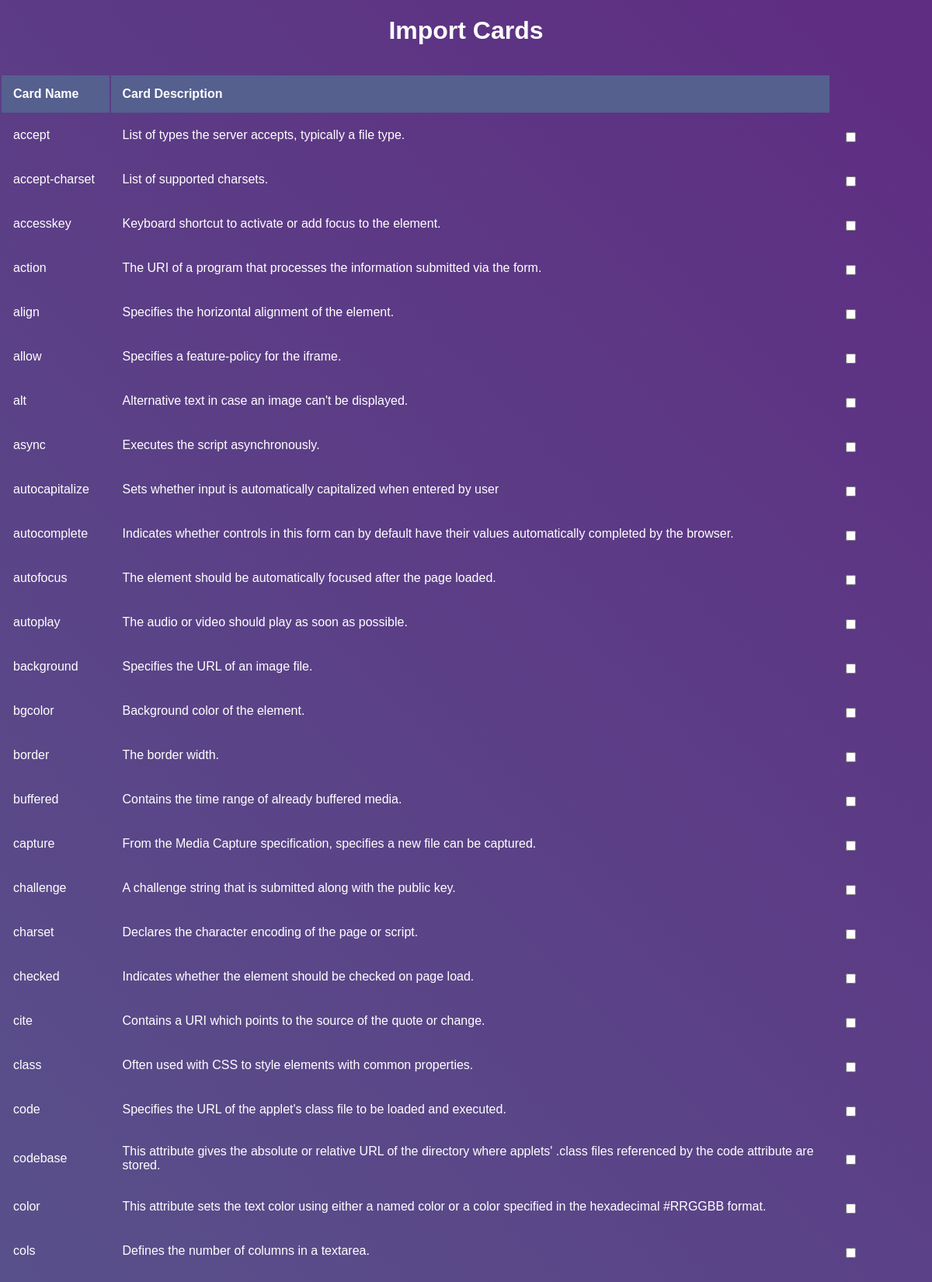
Screenshot of /aaaaa/importcards (upper part) with the database file from the repository.
### Final Project Mad/code/main.py (models this page shows)
class HTML(db.Model):
    __tablename__='HTML'
    s_no=db.Column(db.Integer,autoincrement=True,primary_key=True)
    name =db.Column(db.String)
    description=db.Column(db.String)

### Final Project Mad/code/main.py (the view, shortened to what this page needs)
@app.route('/<string:username>/importcards',methods=['GET','POST'])
def importcards(username):
    user=db.session.query(User).filter(User.username==username).first()
    cards=db.session.query(HTML).all()
    if request.method=='GET':
        return render_template('importcards.html',user=user,cards=cards)

### Final Project Mad/code/templates/importcards.html (shortened to what this page needs)
{% extends "base.html" %}
{% block stylesheet %}
<link rel='stylesheet' href='/static/dashboard.css'>
{% endblock%}
{% block body %}
<h1> Import Cards</h1>
<div >
<table >
<form action="/{{user['username']}}/importcards", method="POST" >
            <tr>
                <th>Card Name</th>
                <th>Card Description</th>
            </tr>
        {% for i in cards %}
            <tr>
                <td>{{i['name']}}</td>
                <td>{{i['description']}}</td>
                <td><input type="checkbox" name="cardlist" value="{{i['s_no']}}"/></td>
            </tr>
        {% endfor %}
</form>
</table>
</div>
{% endblock%}

### Final Project Mad/code/static/dashboard.css (style rules this page uses)
html, body { height: 100%; }
body { margin: 0; font-family: sans-serif; font-weight: 100; background: linear-gradient(45deg, #49a09d, #5f2c82); background-attachment: fixed; }
th, td { padding: 15px; color:white; }
th { text-align: left; background-color: #55608f; }
h1 { padding-bottom: 15px; text-align: center; color:white }
input { border: none; background: transparent; border-radius: 3px; padding: 0 10px; margin-top: 8px; font-size: 14px; font-weight: 300; color:white ; }
::placeholder { color: #e5e5e5; }
table { table-layout: fixed; overflow:auto; }

### rows the page displays
HTML: name "accept", description "List of types the server accepts, typically a file type."
HTML: name "accept-charset", description "List of supported charsets."
HTML: name "accesskey", description "Keyboard shortcut to activate or add focus to the element."
HTML: name "action", description "The URI of a program that processes the information submitted via the form."
HTML: name "align", description "Specifies the horizontal alignment of the element."
HTML: name "allow", description "Specifies a feature-policy for the iframe."
HTML: name "alt", description "Alternative text in case an image can't be displayed."
HTML: name "async", description "Executes the script asynchronously."
HTML: name "autocapitalize", description "Sets whether input is automatically capitalized when entered by user"
HTML: name "autocomplete", description "Indicates whether controls in this form can by default have their values automatically completed by the browser."
HTML: name "autofocus", description "The element should be automatically focused after the page loaded."
HTML: name "autoplay", description "The audio or video should play as soon as possible."
HTML: name "background", description "Specifies the URL of an image file."
HTML: name "bgcolor", description "Background color of the element."
HTML: name "border", description "The border width."
HTML: name "buffered", description "Contains the time range of already buffered media."
HTML: name "capture", description "From the Media Capture specification, specifies a new file can be captured."
HTML: name "challenge", description "A challenge string that is submitted along with the public key."
HTML: name "charset", description "Declares the character encoding of the page or script."
HTML: name "checked", description "Indicates whether the element should be checked on page load."
HTML: name "cite", description "Contains a URI which points to the source of the quote or change."
HTML: name "class", description "Often used with CSS to style elements with common properties."
HTML: name "code", description "Specifies the URL of the applet's class file to be loaded and executed."
HTML: name "codebase", description "This attribute gives the absolute or relative URL of the directory where applets' .class files referenced by the code attribute are stored."
HTML: name "color", description "This attribute sets the text color using either a named color or a color specified in the hexadecimal #RRGGBB format."
HTML: name "cols", description "Defines the number of columns in a textarea."
